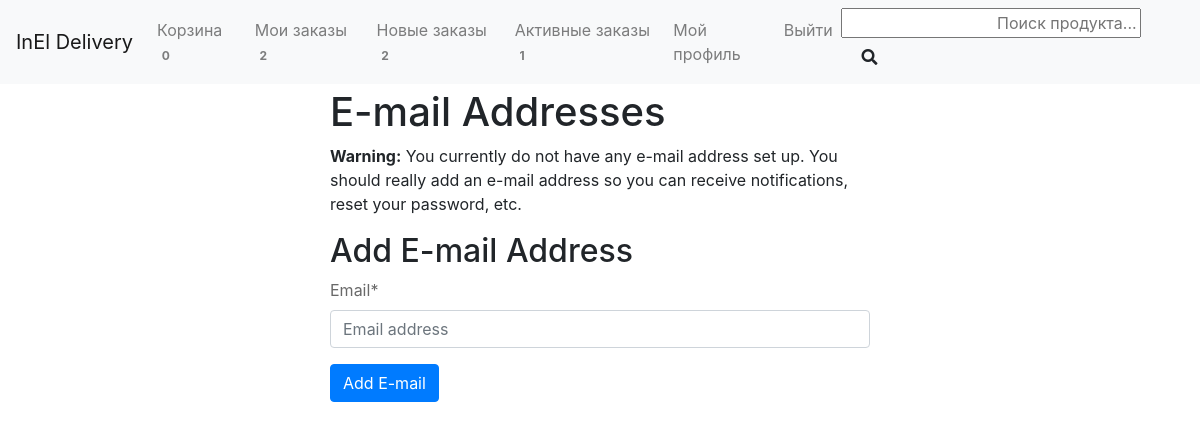
The app's page /accounts/email/ (signed in) with its own data.
### inel_delivery/users/models.py (models this page shows, shortened)
class User(AbstractUser):
    name = CharField(_("Name of User"), blank=True, max_length=255)

### products/models.py (models this page shows, shortened)
class Deliveryman(models.Model):
    user = models.OneToOneField(settings.AUTH_USER_MODEL, on_delete=models.CASCADE, verbose_name="Пользователь")
    phone = models.CharField(max_length=255, verbose_name='Номер телефона')
    class Meta:
        verbose_name = "Курьер"
        verbose_name_plural = "Курьеры"

### inel_delivery/utils/context_processors.py (called while the page is built)
def settings_context(_request):
    return {"DEBUG": settings.DEBUG}

### products/templatetags/cart_template_tags.py (called while the page is built)
@register.filter
def cart_item_count(user):
    if user.is_authenticated:
        qs = Order.objects.filter(user=user.id, ordered=False)
        if qs.exists():
            return qs[0].products.count()
    return 0

@register.filter
def ordered_count(user):
    if user.is_authenticated:
        qs = Order.objects.filter(ordered=True, deliveryman=None)
        if qs.exists():
            return qs.count()
    return 0

@register.filter
def my_order_count(user):
    if user.is_authenticated:
        qs = Order.objects.filter(user=user.id, ordered=True)
        if qs.exists():
            return qs.count()
    return 0

@register.filter
def orders_taken_count(user):
    if user.is_authenticated:
        if Deliveryman.objects.filter(user=user.id).exists():
            deliveryman = Deliveryman.objects.get(user=user.id)
            qs = Order.objects.filter(deliveryman=deliveryman)
            if qs.exists():
                return qs.count()
        return 0
    return 0

### inel_delivery/templates/account/email.html (shortened to what this page needs)
{% extends "account/base.html" %}
{% load i18n %}
{% load crispy_forms_tags %}
{% block inner %}
<h1>{% trans "E-mail Addresses" %}</h1>
{% if user.emailaddress_set.all %}
<p>{% trans 'The following e-mail addresses are associated with your account:' %}</p>
<form action="{% url 'account_email' %}" class="email_list" method="post">
{% csrf_token %}
<fieldset class="blockLabels">
  {% for emailaddress in user.emailaddress_set.all %}
<div class="radio">
  <label for="email_radio_{{forloop.counter}}" class="{% if emailaddress.primary %}primary_email{%endif%}">
    <input id="email_radio_{{forloop.counter}}" type="radio" name="email" {% if emailaddress.primary or user.emailaddress_set.count == 1 %}checked="checked"{%endif %} value="{{emailaddress.email}}"/>
    {{ emailaddress.email }}
    {% if emailaddress.verified %}
    <span class="verified">{% trans "Verified" %}</span>
    {% else %}
    <span class="unverified">{% trans "Unverified" %}</span>
    {% endif %}
    {% if emailaddress.primary %}<span class="primary">{% trans "Primary" %}</span>{% endif %}
  </label>
</div>
  {% endfor %}
<div class="form-group">
      <button class="secondaryAction btn btn-primary" type="submit" name="action_primary" >{% trans 'Make Primary' %}</button>
      <button class="secondaryAction btn btn-primary" type="submit" name="action_send" >{% trans 'Re-send Verification' %}</button>
      <button class="primaryAction btn btn-primary" type="submit" name="action_remove" >{% trans 'Remove' %}</button>
</div>
</fieldset>
</form>
{% else %}
<p><strong>{% trans 'Warning:'%}</strong> {% trans "You currently do not have any e-mail address set up. You should really add an e-mail address so you can receive notifications, reset your password, etc." %}</p>
{% endif %}
    <h2>{% trans "Add E-mail Address" %}</h2>
    <form method="post" action="{% url 'account_email' %}" class="add_email">
        {{ form|crispy }}
        <button class="btn btn-primary" name="action_add" type="submit">{% trans "Add E-mail" %}</button>
    </form>
{% endblock %}

### inel_delivery/templates/base.html (shortened to what this page needs)
{% load static i18n %}
{% load cart_template_tags %}
<!DOCTYPE html>
<html lang="en">
  <head>
    {% block css %}
    <link rel="stylesheet" href="https://pro.fontawesome.com/releases/v5.10.0/css/all.css"/>
    <link href="https://stackpath.bootstrapcdn.com/bootstrap/4.3.1/css/bootstrap.min.css" rel="stylesheet">
    <link href="{% static 'css/project.css' %}" rel="stylesheet">
    {% endblock %}
  </head>
  <body>
    <div class="mb-1">
      <nav class="navbar navbar-expand-md navbar-light bg-light">
        <a class="navbar-brand" href="{% url 'products:store_list' %}">InEl Delivery</a>
        <div class="collapse navbar-collapse" id="navbarSupportedContent">
          <ul class="navbar-nav mr-auto">
          {% if request.user.is_authenticated %}
            <li class="nav-item">
              <a class="nav-link" href="{% url 'products:order-summary' %}">Корзина
              <span class="badge red z-depth-1 mr-1"> {{ request.user|cart_item_count }} </span></a>
            </li>
            <li class="nav-item">
              <a class="nav-link" href="{% url 'products:order_owner_list' %}">Мои заказы
              <span class="badge red z-depth-1 mr-1"> {{ request.user|my_order_count }} </span></a>
            </li>
            {% if perms.products.view_orders_page %}
              <li class="nav-item">
                <a class="nav-link" href="{% url 'products:ordered' %}">Новые заказы
                <span class="badge red z-depth-1 mr-1"> {{ request.user|ordered_count }} </span></a>
              </li>
               <li class="nav-item">
                <a class="nav-link" href="{% url 'products:orders_taken' %}">Активные заказы
                <span class="badge red z-depth-1 mr-1"> {{ request.user|orders_taken_count }} </span></a>
              </li>
            {% endif %}
              <li class="nav-item">
                <a class="nav-link" href="{% url 'users:detail' request.user.username  %}">Мой профиль</a>
              </li>
              <li class="nav-item">
                <a class="nav-link" href="{% url 'account_logout' %}">Выйти</a>
              </li>
            {% endif %}
          </ul>
        </div>
      <form action="{% url 'products:search_products' %}" method="get">
          <input name="q" type="text" placeholder="Поиск продукта..." aria-label="Search" style="text-align: right; margin-right: 20px; width: 300px;">
          <button href="{% url 'products:search_products' %}" class="btn btn-outline-white btn-md my-0 ml-sm-2" type="submit"><i class="fas fa-search"></i></button>
      </form>
      </nav>
    </div>
    <div class="container">
      {% block content %}{% endblock content %}
    </div>
  </body>
</html>

### inel_delivery/static/css/project.css (style rules this page uses)
.form-group { color: dimgray; }

### records on screen
User: user|cart_item_count "0", user|my_order_count "2", user|ordered_count "2", user|orders_taken_count "1"
